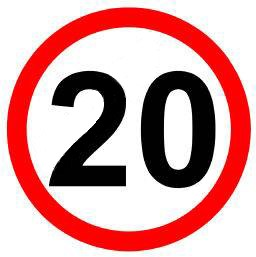
#> input picture resource/Image/sign/20.jpg, 256 x 257 px, found by its file name
$ python contour_roi.py
#> lines starting #> are read from the running program, lines starting #| are printed output that depends on the picture; after the words box and inside, x2 and y2 are one past the last pixel; in counts of white or black regions, pixels touching at a corner belong together
import cv2

path = r"D:\Hawon\A_Study\VScode\pythonAutoCar\resource\Image\sign\20.jpg"
img = cv2.imread(path)
#> img is the input picture: shape (257, 256, 3); mean B, G, R 161.5, 161.6, 211.8
img_yuv = cv2.cvtColor(img,cv2.COLOR_BGR2YUV)
#> img_yuv: shape (257, 256, 3); mean of channels 0, 1, 2 176.6, 120.6, 154.8

brightness, _, red = cv2.split(img_yuv)
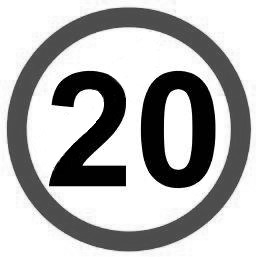
#> brightness: shape (257, 256); min 0, max 255, mean 176.6
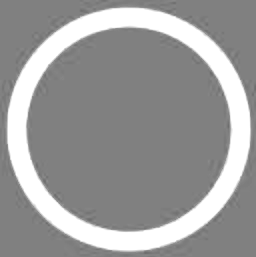
#> red: shape (257, 256); min 109, max 255, mean 154.8
ret,th = cv2.threshold(red,135,255,cv2.THRESH_BINARY_INV)
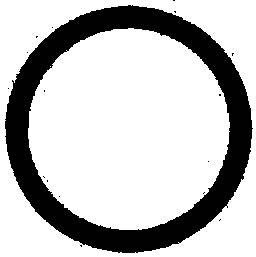
#> th: shape (257, 256); 75.5% white; 17 black regions (16 under 20 px), largest, box (x1, y1, x2, y2) and area: (5, 5, 253, 253) 16078
th = cv2.bitwise_not(th)
#> th: shape (257, 256); 24.5% white; 17 white regions (16 under 20 px)

contours, hierarchy = cv2.findContours(th,cv2.RETR_EXTERNAL,cv2.CHAIN_APPROX_NONE)
#> contours = 10 contours, 9 with area under 20; largest, box (x1, y1, x2, y2) and area: (5, 5, 253, 253) 47520


maxC = []


for i in contours:
    maxC.append(len(i))
#> this loop made 10 passes
#> i on passes 1, 2, 3, 5, 6, 7, 8, 10: [[80, 245], [81, 246], [81, 245]], [[220, 219], [219, 220]], [[8, 88]], [[27, 52]], [[36, 36], [36, 37], [37, 36]], [[52, 27]], [[174, 11], [175, 12], [175, 11]], [[173, 0], [174, 0]]
#> after the loop, maxC = [3, 2, 1, 5, 1, 3, 1, 3, 729, 2]
temp = max(maxC)
#> temp = 729
maxC = contours[maxC.index(temp)]
#> maxC = contour of 729 points, box (x1, y1, x2, y2) (5, 5, 253, 253), area 47520
((x,y,w,h),((zx,zy),raduis)) = (cv2.boundingRect(maxC),cv2.minEnclosingCircle(maxC))
#> x = 5; y = 5; w = 248; h = 248; zx = 127.3; zy = 130.4; raduis = 125.8


roi = brightness[y:y+h, x:x+w]
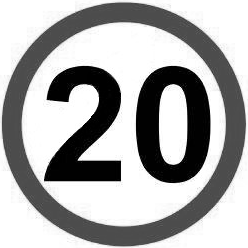
#> roi: shape (248, 248); min 0, max 255, mean 171.2

_, roi_th = cv2.threshold(roi,30,255,cv2.THRESH_BINARY_INV)
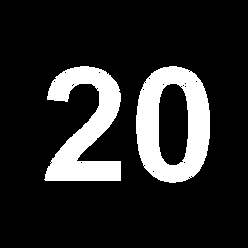
#> roi_th: shape (248, 248); 15.9% white; 2 white regions, box (x1, y1, x2, y2) and area: (136, 66, 210, 183) 5112, (44, 66, 121, 181) 4639

img_blurred = cv2.GaussianBlur(roi_th, ksize=(5, 5), sigmaX=0)
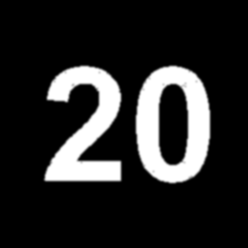
#> img_blurred: shape (248, 248); min 0, max 255, mean 40.4

img_blur_thresh = cv2.adaptiveThreshold(
    img_blurred,
    maxValue=255.0,
    adaptiveMethod=cv2.ADAPTIVE_THRESH_GAUSSIAN_C,
    thresholdType=cv2.THRESH_BINARY_INV,
    blockSize=19,
    C=9
)
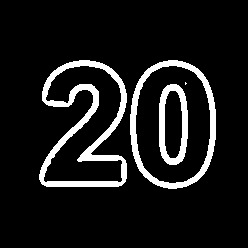
#> img_blur_thresh: shape (248, 248); 9.8% white; 4 white regions (1 under 20 px), largest, box (x1, y1, x2, y2) and area: (39, 60, 127, 187) 3003, (130, 60, 216, 189) 1969, (159, 84, 188, 165) 1057
# img_blur_thresh =  cv2.bitwise_not(img_blur_thresh)


cv2.imshow("yuv",th)
cv2.imshow("original",img)
cv2.imshow("roi_th",roi_th)
cv2.imshow("roi_gg",img_blur_thresh)
cv2.waitKey(0)
cv2.destroyAllWindows()
